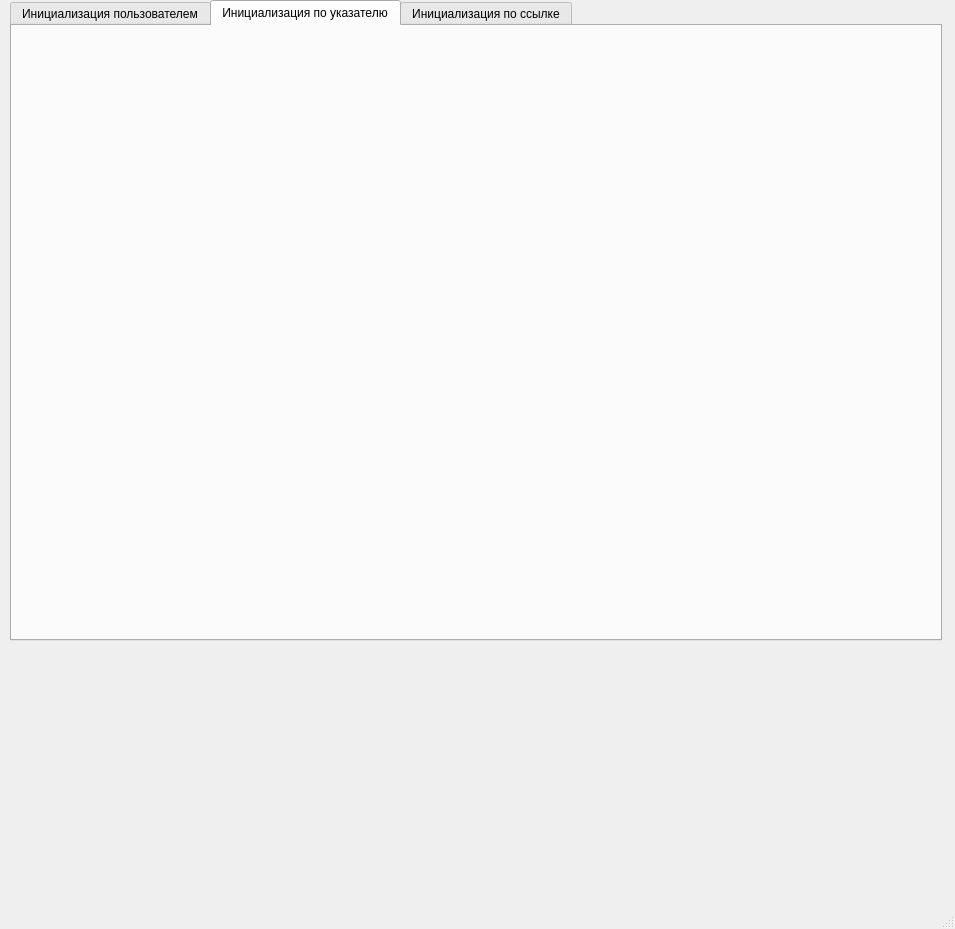
<?xml version="1.0" encoding="UTF-8"?>
<ui version="4.0">
 <class>MainWindow</class>
 <widget class="QMainWindow" name="MainWindow">
  <property name="geometry">
   <rect>
    <x>0</x>
    <y>0</y>
    <width>955</width>
    <height>929</height>
   </rect>
  </property>
  <property name="windowTitle">
   <string>MainWindow</string>
  </property>
  <widget class="QWidget" name="centralwidget">
   <widget class="QTabWidget" name="tabWidget">
    <property name="geometry">
     <rect>
      <x>10</x>
      <y>0</y>
      <width>932</width>
      <height>641</height>
     </rect>
    </property>
    <property name="currentIndex">
     <number>1</number>
    </property>
    <widget class="QWidget" name="tab">
     <attribute name="title">
      <string>Инициализация пользователем</string>
     </attribute>
     <layout class="QGridLayout" name="gridLayout_2">
      <item row="12" column="4">
       <widget class="QSpinBox" name="spinBox_8"/>
      </item>
      <item row="3" column="0" colspan="3">
       <widget class="QLabel" name="label_6">
        <property name="text">
         <string>Первая буква названия модели </string>
        </property>
       </widget>
      </item>
      <item row="12" column="3">
       <widget class="QSpinBox" name="spinBox_7"/>
      </item>
      <item row="12" column="0">
       <widget class="QSpinBox" name="spinBox_3">
        <property name="maximum">
         <number>100</number>
        </property>
       </widget>
      </item>
      <item row="12" column="6">
       <widget class="QSpinBox" name="spinBox_5"/>
      </item>
      <item row="12" column="2">
       <widget class="QSpinBox" name="spinBox_4"/>
      </item>
      <item row="2" column="0" colspan="4">
       <widget class="QLabel" name="label_5">
        <property name="text">
         <string>Cкорость процессора</string>
        </property>
       </widget>
      </item>
      <item row="17" column="0" colspan="8">
       <widget class="QLabel" name="label_9">
        <property name="text">
         <string/>
        </property>
       </widget>
      </item>
      <item row="3" column="4" colspan="3">
       <widget class="QComboBox" name="comboBox">
        <item>
         <property name="text">
          <string>E </string>
         </property>
        </item>
        <item>
         <property name="text">
          <string>B </string>
         </property>
        </item>
        <item>
         <property name="text">
          <string>T </string>
         </property>
        </item>
        <item>
         <property name="text">
          <string>V</string>
         </property>
        </item>
        <item>
         <property name="text">
          <string>R</string>
         </property>
        </item>
       </widget>
      </item>
      <item row="1" column="0" colspan="3">
       <widget class="QLabel" name="label_4">
        <property name="text">
         <string>Объем оперативной памяти</string>
        </property>
       </widget>
      </item>
      <item row="4" column="4" colspan="3">
       <widget class="QRadioButton" name="radioButton">
        <property name="text">
         <string/>
        </property>
       </widget>
      </item>
      <item row="4" column="0" colspan="3">
       <widget class="QLabel" name="label_7">
        <property name="text">
         <string>Ноутбук</string>
        </property>
       </widget>
      </item>
      <item row="12" column="1">
       <widget class="QSpinBox" name="spinBox_2"/>
      </item>
      <item row="0" column="4" colspan="3">
       <widget class="QLineEdit" name="lineEdit"/>
      </item>
      <item row="12" column="5">
       <widget class="QSpinBox" name="spinBox_6"/>
      </item>
      <item row="1" column="4">
       <widget class="QSpinBox" name="spinBox"/>
      </item>
      <item row="0" column="0" colspan="4">
       <widget class="QLabel" name="label_3">
        <property name="text">
         <string>Модель:</string>
        </property>
       </widget>
      </item>
      <item row="5" column="1" colspan="3">
       <widget class="QLabel" name="label_8">
        <property name="text">
         <string>Оценка ноутбука от разных пользователей</string>
        </property>
       </widget>
      </item>
      <item row="2" column="4">
       <widget class="QDoubleSpinBox" name="doubleSpinBox"/>
      </item>
      <item row="16" column="0">
       <widget class="QPushButton" name="pushButton">
        <property name="text">
         <string>Создать структуру</string>
        </property>
       </widget>
      </item>
     </layout>
    </widget>
    <widget class="QWidget" name="tab_2">
     <attribute name="title">
      <string>Инициализация по указателю</string>
     </attribute>
     <widget class="QLabel" name="label">
      <property name="geometry">
       <rect>
        <x>40</x>
        <y>40</y>
        <width>821</width>
        <height>471</height>
       </rect>
      </property>
      <property name="font">
       <font>
        <pointsize>16</pointsize>
        <bold>true</bold>
       </font>
      </property>
      <property name="text">
       <string/>
      </property>
     </widget>
    </widget>
    <widget class="QWidget" name="tab_3">
     <attribute name="title">
      <string>Инициализация по ссылке</string>
     </attribute>
     <widget class="QLabel" name="label_2">
      <property name="geometry">
       <rect>
        <x>28</x>
        <y>25</y>
        <width>881</width>
        <height>561</height>
       </rect>
      </property>
      <property name="font">
       <font>
        <pointsize>16</pointsize>
        <bold>true</bold>
       </font>
      </property>
      <property name="text">
       <string/>
      </property>
     </widget>
    </widget>
   </widget>
  </widget>
  <widget class="QMenuBar" name="menubar">
   <property name="geometry">
    <rect>
     <x>0</x>
     <y>0</y>
     <width>955</width>
     <height>22</height>
    </rect>
   </property>
  </widget>
  <widget class="QStatusBar" name="statusbar"/>
 </widget>
 <resources/>
 <connections/>
</ui>
